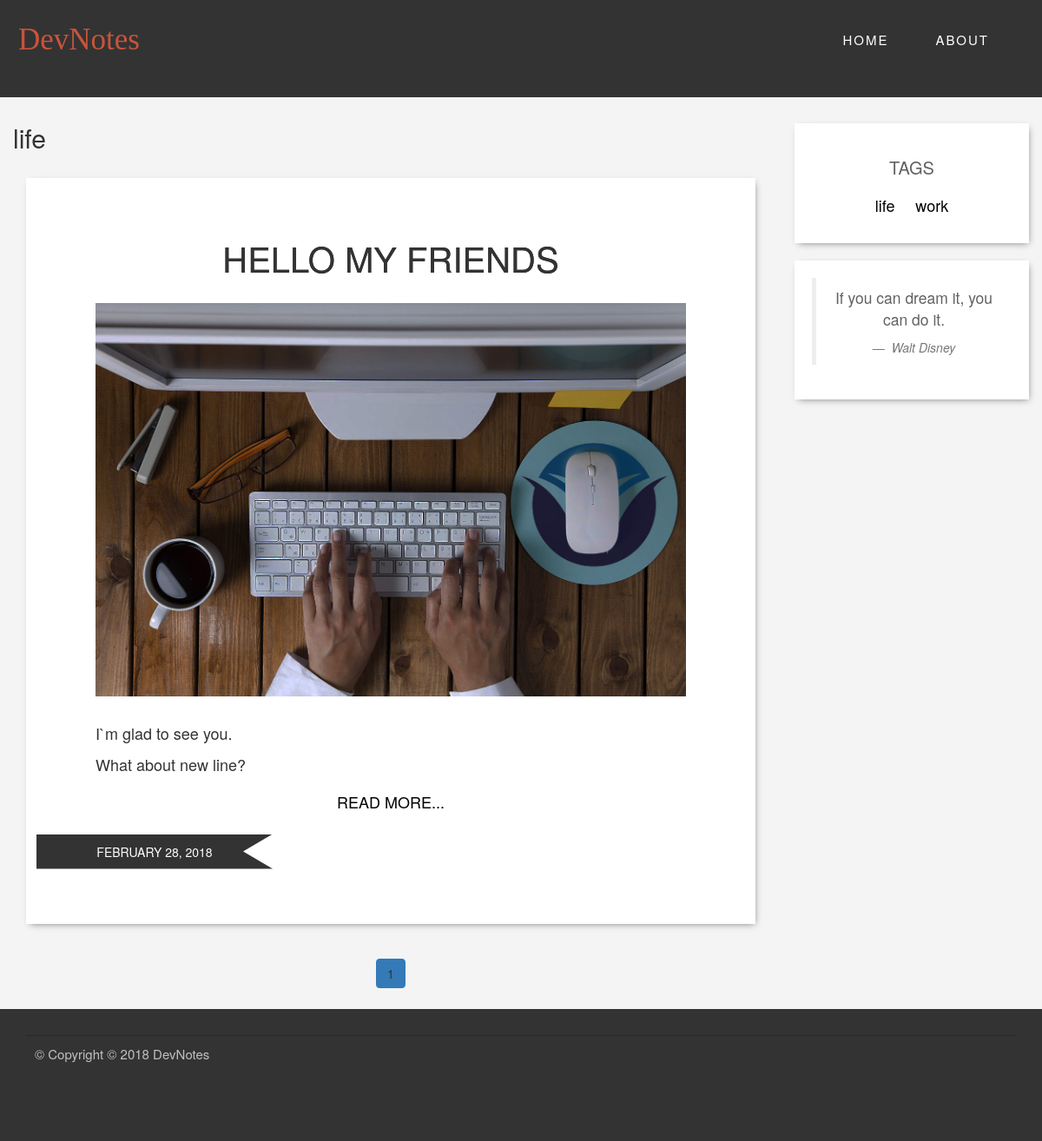
The page /blog/tag/life on the database as committed earlier.
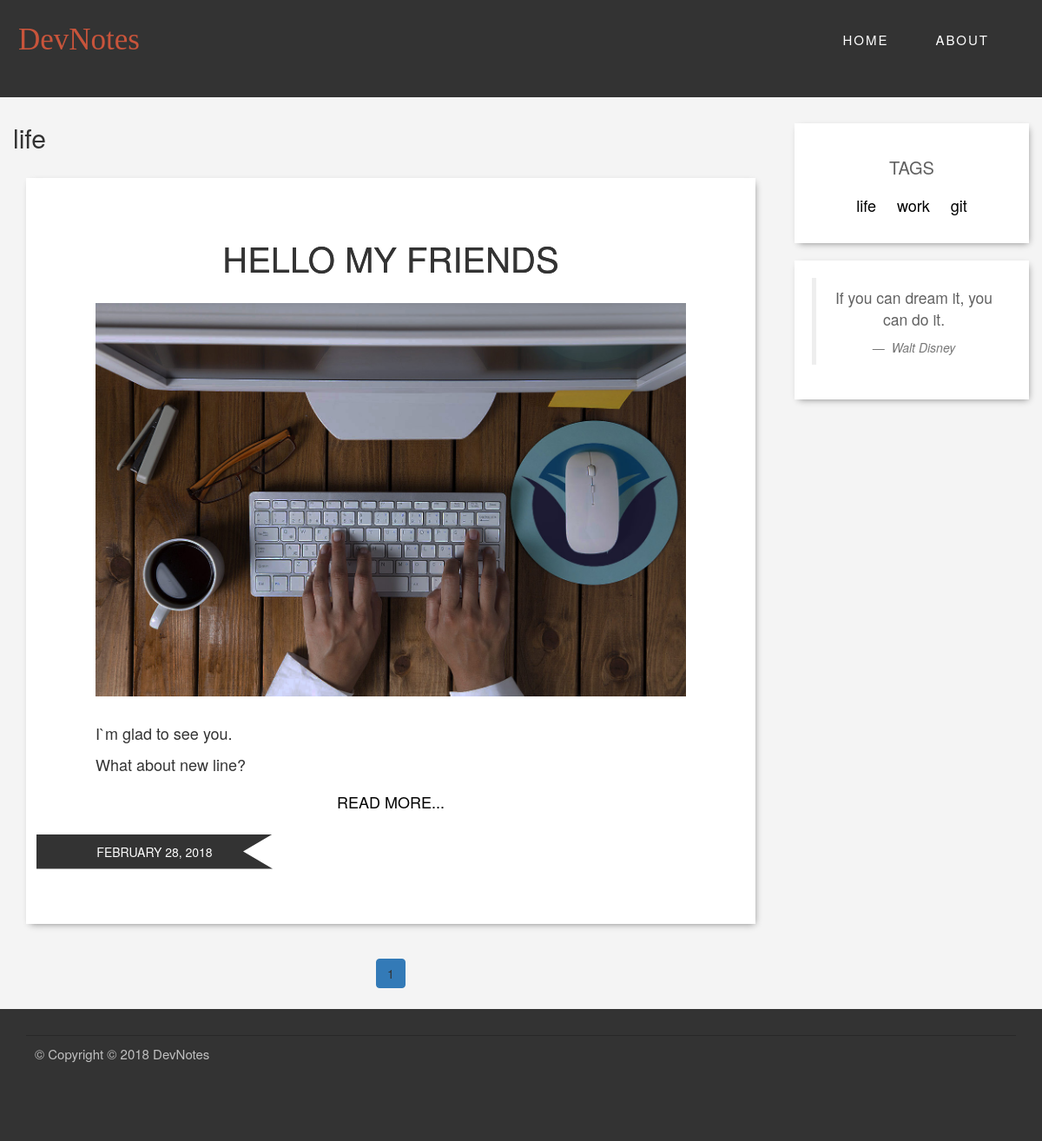
The same page on the database as committed later.
### my_blog/blueprints/blog/models.py (models this page shows, shortened)
class Tag(db.Model):
    id = db.Column(db.Integer, primary_key=True)
    name = db.Column(db.String(128))
    @property
    def blogposts(self):
        return self.BlogPost.paginate(1, 2 ,error_out=False)
    @staticmethod
    def all():
        return Tag.query.all()
    def __repr__(self):
        return self.name

class BlogPost(db.Model):
    id = db.Column(db.Integer, primary_key=True)
    title = db.Column(db.String(128))
    date = db.Column(db.DateTime)
    content = db.Column(db.String)
    imagePath = db.Column(db.String)
    published = db.Column(db.Boolean)
    _tags = db.relationship('Tag', secondary =tags, lazy ='joined', backref=db.backref('BlogPost', lazy='dynamic'))
    def markup_content(self):
        return Markup(markdown(self.content))
    def intro_content(self):
        return self.markup_content()[:100]
    def formated_date(self):
        return "{0:%B %d, %Y}".format(self.date).upper()
    @property
    def tags(self):
        return ",".join([tag.name for tag in self._tags])
    @tags.setter
    def tags(self, string):
        if string:
            self._tags = [Tag.get_or_create(tag) for tag in string.split(',')]
        else:
            self._tags = []

### my_blog/blueprints/blog/views.py (the view)
@blog.route('/tag/<name>')
def tag(name):
    tag = Tag.query.filter_by(name=name).first()
    return render_template('tag.html', tag=tag, tags=Tag.all())

### my_blog/blueprints/blog/templates/tag.html
{% extends "base.html" %}
{% block content %}
<div class="col-md-9 ">
  <div class="main-column">
    <div class="tag-header">
    <h1>{{tag.name}}</h1>
    </div>
    {% if tag.BlogPost.count() >0 %}
    <div class="container blog-posts">
    {% with blogposts = tag.blogposts %}
    {% include "blog.html"%}
    {% endwith %}
    </div>
    {% else %}
    <p>There are no Blogposts.</p>
    {% endif %}
  </div>
</div>
{% endblock %}

### my_blog/templates/base.html (shortened to what this page needs)
<!doctype html>
 <html class="no-js" lang="">
    <head>
        <link rel="stylesheet" href="{{ url_for('static', filename='css/bootstrap.min.css')}}">
        <link rel="stylesheet" href="{{ url_for('static', filename='css/bootstrap-theme.min.css')}}">
        <link rel="stylesheet" href="{{ url_for('static', filename='css/main.css')}}">
    </head>
    <body>
        <header class="header">
          {% block header %}
          <div class="header--standard">
            <nav class="navbar" role="navigation">
              <a class="navbar__logo" href="{{url_for('main.index')}}">DevNotes</a>
              <div class="navbar-main">
                <a class="navbar-item" href="{{url_for('main.index')}}">HOME</a>
                <a class="navbar-item" href="#">ABOUT</a>
              </div>
            </nav>
          </div>
          {% endblock %}
        </header>
        <div class="container">
          <div class="row">
            {% block content %}{% endblock %}
            {% block sidebar %}
            <aside class="col-md-3">
              <div class="sidebar">
                <div class="tags container">
                  <h2>TAGS</h2>
                  {% if tags %}
                    {% for tag in tags %}
                    <div class="tag"><a href="{{url_for('blog.tag', name=tag.name)}}">{{tag}}</a></div>
                    {% endfor %}
                  {% endif %}
                </div>
                <div class="blockquote container">
                  <blockquote>
                    <p>If you can dream it, you can do it.</p>
                    <footer> <cite title="Source Title">Walt Disney</cite></footer>
                  </blockquote>
                </div>
              </div>
            {% endblock %}
          </aside>
          </div>
    </div>
    <footer class="footer">
      <div class="Copyright">
      <p>&copy; Copyright © 2018 DevNotes</p>
    </footer>
    </body>
</html>

### my_blog/blueprints/main/templates/blog.html
{% from "pagination_macros.html" import pagination %}
{% if  blogposts.total > 0 %}
{% for blogpost in blogposts.items %}
{% with blogpost = blogpost %}
{% include "blogpost-intro.html"%}
{% endwith %}
{% endfor %}
{% else %}
No posts yet.
{% endif %}
<nav class="Page_navigation" aria-label="Page navigation">
{{ pagination(blogposts) }}
</nav>

### my_blog/blueprints/main/templates/pagination_macros.html (shortened to what this page needs)
{% macro pagination(blogposts) %}
  <ul class="pagination">
    {% for page in blogposts.iter_pages() %}
        {% if page <= (blogposts.page | int) +2 and page >= (blogposts.page | int) -2 %}
          {% if page == blogposts.page  %}
          <li class="page-item active" ><a class="page-link" href="#">{{blogposts.page}}<span class="sr-only">(current)</span></a></li>
          {% else %}
          <li class="page-item"><a class="page-link" href="{{url_for('main.page', pagenum=page)}}">{{page}}</a></li>
          {% endif %}
        {% endif %}
      {% endfor %}
  </ul>
{% endmacro %}

### my_blog/blueprints/main/templates/blogpost-intro.html (shortened to what this page needs)
<div class="card blogpost-intro container" >
  <div class="card-block blogpost-intro__content">
    <h4 class="card-title"><a class="blogpost-intro__title" href="{{url_for('blog.read', post_title=blogpost.title)}}">{{blogpost.title}}</a></h4>
    <img class="card-img-top blogpost-intro__picture" src="{{url_for('static', filename=blogpost.imagePath)}}" alt="Blogpost background image">
    <div class="blogpost-intro__text">
      <p class="card-text">{{blogpost.intro_content()}}</p>
    </div>
    <a href="{{url_for('blog.read', post_title=blogpost.title)}}" class="btn blogpost-intro__link">READ MORE...</a>
    <div class="blogpost-intro__date">
    <div class="blogpost-intro__date-value"><p>{{blogpost.formated_date()}}</p></div>
    </div>
    </div>
</div>

### my_blog/static/css/main.css (style rules this page uses)
html { font-size: 62.5%; }
body { background:#F4F4F4; margin:0; font-family: Oswald, "Helvetica Neue", Arial, Helvetica, Verdana, sans-serif; }
.container { width:auto; box-sizing: border-box; }
header { vertical-align: middle; margin-bottom: 1rem; }
.header--standard { height: 14vh; background: #333; }
.navbar { position:absolute; top:0; width: 100%; z-index: 50; margin-bottom: 0; vertical-align: middle; padding:2rem; }
.navbar-main, .navbar-admin { display: inline-block; padding:1.5rem; height:100%; vertical-align: middle; }
.header--standard .navbar-main { float: right; }
.navbar-item { height: 5rem; padding: 2.5rem; font-size: 18px; line-height: 20px; color: white; font-size: 1.5rem; letter-spacing: 2px; }
.navbar__logo { font-family: Baskerville Old; display:inline-block; text-align: left; color:#C8543B; font-size:3.5rem; }
.sidebar > div, .blogpost-intro, .login-form, .edit_post-form { margin:2rem 0rem; text-align: center; box-shadow: 2px 3px 8px -3px grey; background:#FFFFFF; padding:2rem; box-sizing: border-box; }
.blogpost-intro { padding: 6rem 8rem; position: relative; overflow: hidden; }
.blogpost-intro__title { text-transform: uppercase; font-size:4rem; letter-spacing: 0px; text-align: center; margin:3rem 0rem 0rem; }
.blogpost-intro__title:link, .blogpost-intro__title:visited, .blogpost-intro__title:active { color: inherit; text-decoration: none; transition: all .1s; transform: scale(1); text-shadow: 0px 0px 0px; }
.blogpost-intro__picture { max-width:100%; margin:2rem 0rem; }
.blogpost-intro__link { color: black; font-size: 1.8rem; }
.blogpost-intro__text { text-align: justify; font-size: 1.8rem; }
.blogpost-intro__date { position: relative; width: 100%; height:6rem; }
.blogpost-intro__date-value { position: absolute; left:-10%; bottom: 5%; height:4rem; width: 100%; background: #333333; overflow: hidden; clip-path:polygon(0 0, 40% 0, 35% 50%, 40% 100%, 0 100%); color: white; }
.blogpost-intro__date-value p { margin: 0; position: absolute; top: 50%; left: 20%; transform: translate(-50%, -50%); }
.Page_navigation { text-align: center; }
.Page_navigation a.page-link { color: #333333; }
.sidebar { color:#616161; text-align: justify; }
.sidebar h2 { font-size:2rem; text-align: center; }
.tags .tag { display: inline-block; padding: 1rem; }
.tags a { color: black; font-size: 1.8rem; }
.tag-header h1 { font-size:3rem; }
.footer { padding: 2rem; background-color:#333333; color: silver; font-size: 1.5rem; }
.Copyright { border-top: 1px solid #272727; margin:1rem 1rem 5rem; padding: 1rem; }

Rows that differ between the two databases and show on the page:
added Tag: name "git"
